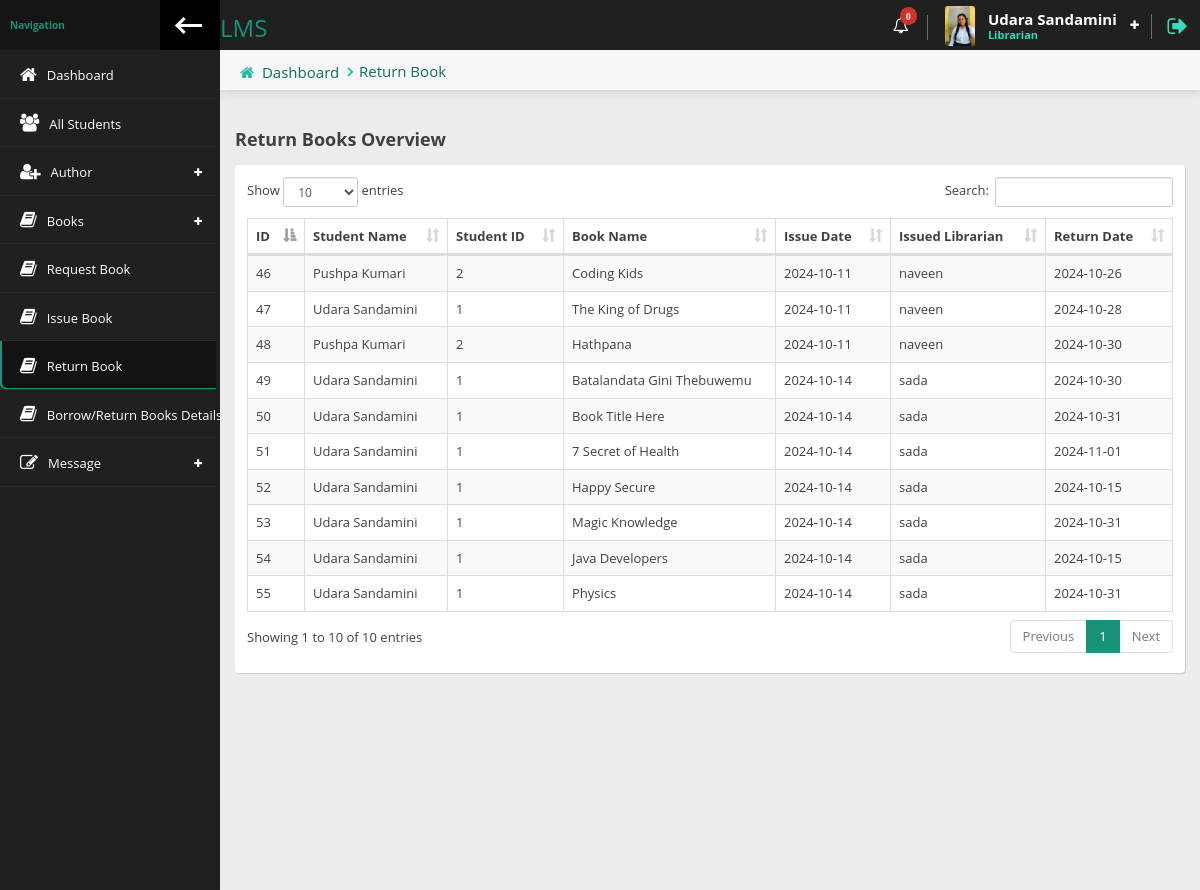
Page /librarian/returnbook.php (signed in) on the committed database.
### tables this page shows
CREATE TABLE `libraian` (
  `id` int(11) NOT NULL,
  `name` varchar(100) NOT NULL,
  `email` varchar(150) NOT NULL,
  `username` varchar(50) NOT NULL,
  `tag` varchar(50) NOT NULL,
  `password` varchar(150) NOT NULL,
  `phone` varchar(20) NOT NULL,
  `date` timestamp NOT NULL DEFAULT current_timestamp(),
  `image` varchar(150) DEFAULT NULL,
  `city` varchar(20) NOT NULL
);

CREATE TABLE `issue_book` (
  `id` int(5) NOT NULL,
  `student_id` varchar(100) NOT NULL,
  `book_id` int(5) NOT NULL,
  `lib_name` varchar(50) DEFAULT NULL,
  `issue_date` date DEFAULT NULL,
  `due_date` date DEFAULT NULL,
  `return_date` date DEFAULT NULL,
  `fine` decimal(10,2) DEFAULT NULL,
  `created_at` timestamp NOT NULL DEFAULT current_timestamp()
);

CREATE TABLE `students` (
  `id` int(5) NOT NULL,
  `name` varchar(100) NOT NULL,
  `username` varchar(100) NOT NULL,
  `email` varchar(100) NOT NULL,
  `uid` varchar(100) NOT NULL,
  `batch` tinyint(5) NOT NULL,
  `pass` varchar(200) NOT NULL,
  `phone` varchar(15) NOT NULL,
  `address` varchar(255) NOT NULL,
  `image` varchar(255) DEFAULT NULL,
  `status` tinyint(2) NOT NULL,
  `date` timestamp NOT NULL DEFAULT current_timestamp(),
  `blood_grp` varchar(5) NOT NULL,
  `gpa` varchar(5) NOT NULL
);

CREATE TABLE `books` (
  `id` int(11) NOT NULL,
  `book_name` varchar(100) NOT NULL,
  `book_image` varchar(200) NOT NULL,
  `book_author` varchar(100) NOT NULL,
  `book_quantity` int(10) NOT NULL,
  `book_avilable` int(10) NOT NULL,
  `date` timestamp NOT NULL DEFAULT current_timestamp() ON UPDATE current_timestamp(),
  `librian_name` varchar(100) NOT NULL
);

### librarian/returnbook.php (the view)
<?php
include('header.php');
include('../include/db.php');
?>
<div class="content-header">
    <div class="leftside-content-header">
        <ul class="breadcrumbs">
            <li><i class="fa fa-home" aria-hidden="true"></i><a href="index.php">Dashboard</a></li>
            <li><a href="">Return Book</a></li>
        </ul>
    </div>
</div>
<div class="row animated fadeInUp">
    <h4 class="section-subtitle"><b>Return Books Overview</b></h4>
    <div class="panel">
        <div class="panel-content">
            <div class="table-responsive">
                <table id="basic-table" class="data-table table table-striped nowrap table-hover table-bordered border" cellspacing="0" width="100%">
                    <thead>
                        <tr>
                            <th>ID</th>
                            <th>Student Name</th>
                            <th>Student ID</th>
                            <th>Book Name</th>
                            <th>Issue Date</th>
                            <th>Issued Librarian</th>
                            <th>Return Date</th>
                        </tr>
                    </thead>
                    <tbody>
                        <?php
                        $sql = "SELECT
                                    issue_book.id AS issue_id,       /* Adding the issue_id */
                                    students.name AS student_name,
                                    students.id AS student_id,
                                    books.book_name,
                                    issue_book.issue_date,
                                    issue_book.lib_name AS issued_librarian,
                                    issue_book.return_date
                                FROM
                                    issue_book
                                INNER JOIN
                                    students ON issue_book.student_id = students.id
                                INNER JOIN
                                    books ON issue_book.book_id = books.id
                                WHERE
                                    issue_book.return_date IS NOT NULL
                                ORDER BY
                                    issue_book.return_date ASC";
                        $result = mysqli_query($con, $sql);
                        while ($row = mysqli_fetch_assoc($result)) { ?>
                            <tr>
                                <td><?= htmlspecialchars($row['issue_id']) ?></td>
                                <td><?= htmlspecialchars($row['student_name']) ?></td>
                                <td><?= htmlspecialchars($row['student_id']) ?></td>
                                <td><?= htmlspecialchars($row['book_name']) ?></td>
                                <td><?= htmlspecialchars($row['issue_date']) ?></td>
                                <td><?= htmlspecialchars($row['issued_librarian']) ?></td>
                                <td><?= htmlspecialchars($row['return_date']) ?></td>
                            </tr>
                        <?php } ?>
                    </tbody>
                </table>
            </div>
        </div>
    </div>
</div>
<?php include('footer.php'); ?>

### librarian/header.php (shortened to what this page needs)
<?php
include('../include/db.php');
$id = $_SESSION['admin_success_id'];
$sql = "SELECT * FROM libraian WHERE id = $id";
$result = mysqli_query($con,$sql);
$data = mysqli_fetch_assoc($result);
$page = explode('/', $_SERVER['PHP_SELF']);
$page = end($page);
$sql_requests = "SELECT COUNT(*) AS request_count FROM request_book";
$request_result = mysqli_query($con, $sql_requests);
$request_data = mysqli_fetch_assoc($request_result);
$request_count = $request_data['request_count'];
?>
<!doctype html>
<html lang="en" class="fixed left-sidebar-top">
<head>
    <link href="../assets/vendor/pace/pace-theme-minimal.css" rel="stylesheet" />
    <link rel="stylesheet" href="../assets/vendor/bootstrap/css/bootstrap.css">
    <link rel="stylesheet" href="../assets/vendor/font-awesome/css/font-awesome.css">
    <link rel="stylesheet" href="../assets/vendor/animate.css/animate.css">
    <link rel="stylesheet" href="../assets/vendor/toastr/toastr.min.css">
    <link rel="stylesheet" href="../assets/vendor/magnific-popup/magnific-popup.css">
    <link rel="stylesheet" href="../assets/vendor/vendor/data-table/media/css/dataTables.bootstrap.min.css">
    <link rel="stylesheet" href="../assets/stylesheets/css/style.css">
</head>
<body>
    <div class="wrap">
        <div class="page-header">
            <div class="leftside-header">
                <div class="logo">
                    <a href="index.php" class="on-click">
                        <h3>LMS</h3>
                    </a>
                </div>
            </div>
            <div class="rightside-header">
                <div class="header-section hidden-xs" id="notice-headerbox">
                    <div class="notice" id="alerts-notice">
                        <i class="fa fa-bell-o" aria-hidden="true">
                            <span class="badge badge-xs badge-top-right x-danger"><?= $request_count ?></span>
                        </i>
                    </div>
                </div>
                <div class="header-section" id="user-headerbox">
                    <div class="user-header-wrap">
                        <div class="user-photo">
                            <img alt="profile photo" src="../images/libraian/<?= $data['image'];?>" />
                        </div>
                        <div class="user-info">
                            <span class="user-name"><?=$data['name'] ?></span>
                            <span class="user-profile">Librarian</span>
                        </div>
                        <i class="fa fa-plus icon-open" aria-hidden="true"></i>
                    </div>
                </div>
                <div class="header-section">
                    <a href="logout.php" data-toggle="tooltip" data-placement="left" title="Logout"><i class="fa fa-sign-out log-out" aria-hidden="true"></i></a>
                </div>
            </div>
        </div>
        <div class="page-body">
            <div class="left-sidebar">
                <div class="left-sidebar-header">
                    <div class="left-sidebar-title">Navigation</div>
                    <div class="left-sidebar-toggle c-hamburger c-hamburger--htla hidden-xs" data-toggle-class="left-sidebar-collapsed" data-target="html">
                        <span></span>
                    </div>
                </div>
                <div id="left-nav" class="nano">
                    <div class="nano-content">
                        <nav>
                            <ul class="nav nav-left-lines" id="main-nav">
                                <li class="<?=($page == 'index.php') ? 'active-item' : '' ?>"><a href="index.php"><i class="fa fa-home" aria-hidden="true"></i><span>Dashboard</span></a></li>
                                <li class="<?=($page == 'students.php') ? 'active-item' : '' ?>"><a href="students.php"><i class="fa fa-users" aria-hidden="true"></i><span>All Students</span></a></li>
                                <li class="has-child-item close-item <?=($page == 'managebook.php'|| $page == 'addbook.php') ? 'open-item' : '' ?>">
                                    <a><i class="fa fa-user-plus" aria-hidden="true"></i><span>Author</span></a>
                                </li>
                                <li class="has-child-item close-item <?=($page == 'managebook.php'|| $page == 'addbook.php') ? 'open-item' : '' ?>">
                                    <a><i class="fa fa-book" aria-hidden="true"></i><span>Books</span></a>
                                </li>
                                <li class="<?=($page == 'requestbook.php') ? 'active-item' : '' ?>"><a href="requestbook.php"><i class="fa fa-book" aria-hidden="true"></i><span>Request Book</span></a></li>
                                <li class="<?=($page == 'issuebook.php') ? 'active-item' : '' ?>"><a href="issuebook.php"><i class="fa fa-book" aria-hidden="true"></i><span>Issue Book</span></a></li>
                                <li class="<?=($page == 'returnbook.php') ? 'active-item' : '' ?>"><a href="returnbook.php"><i class="fa fa-book" aria-hidden="true"></i><span>Return Book</span></a></li>
                                <li class="<?=($page == 'borrow_return.php') ? 'active-item' : '' ?>"><a href="borrow_return.php"><i class="fa fa-book" aria-hidden="true"></i><span>Borrow/Return Books Details</span></a></li>
                                <li class="has-child-item close-item <?=($page == 'send_message.php'|| $page == 'show_message.php') ? 'open-item' : '' ?>">
                                    <a><i class="fa fa-pencil-square-o" aria-hidden="true"></i><span>Message</span></a>
                                </li>
                            </ul>
                        </nav>
                    </div>
                </div>
            </div>
            <div class="content">

### rows in the picture
libraian: image (picture), name "Udara Sandamini"
issue_book: id "54", student.name "Udara Sandamini", student "1", book.book_name "Java Developers", issue_date "2024-10-14", lib_name "sada", return_date "2024-10-15"
issue_book: id "52", student.name "Udara Sandamini", student "1", book.book_name "Happy Secure", issue_date "2024-10-14", lib_name "sada", return_date "2024-10-15"
issue_book: id "46", student.name "Pushpa Kumari", student "2", book.book_name "Coding Kids", issue_date "2024-10-11", lib_name "naveen", return_date "2024-10-26"
issue_book: id "47", student.name "Udara Sandamini", student "1", book.book_name "The King of Drugs", issue_date "2024-10-11", lib_name "naveen", return_date "2024-10-28"
issue_book: id "48", student.name "Pushpa Kumari", student "2", book.book_name "Hathpana", issue_date "2024-10-11", lib_name "naveen", return_date "2024-10-30"
issue_book: id "49", student.name "Udara Sandamini", student "1", book.book_name "Batalandata Gini Thebuwemu", issue_date "2024-10-14", lib_name "sada", return_date "2024-10-30"
issue_book: id "53", student.name "Udara Sandamini", student "1", book.book_name "Magic Knowledge", issue_date "2024-10-14", lib_name "sada", return_date "2024-10-31"
issue_book: id "55", student.name "Udara Sandamini", student "1", book.book_name "Physics", issue_date "2024-10-14", lib_name "sada", return_date "2024-10-31"
issue_book: id "50", student.name "Udara Sandamini", student "1", book.book_name "Book Title Here", issue_date "2024-10-14", lib_name "sada", return_date "2024-10-31"
issue_book: id "51", student.name "Udara Sandamini", student "1", book.book_name "7 Secret of Health", issue_date "2024-10-14", lib_name "sada", return_date "2024-11-01"

### other values in the picture
$request_count "0"
